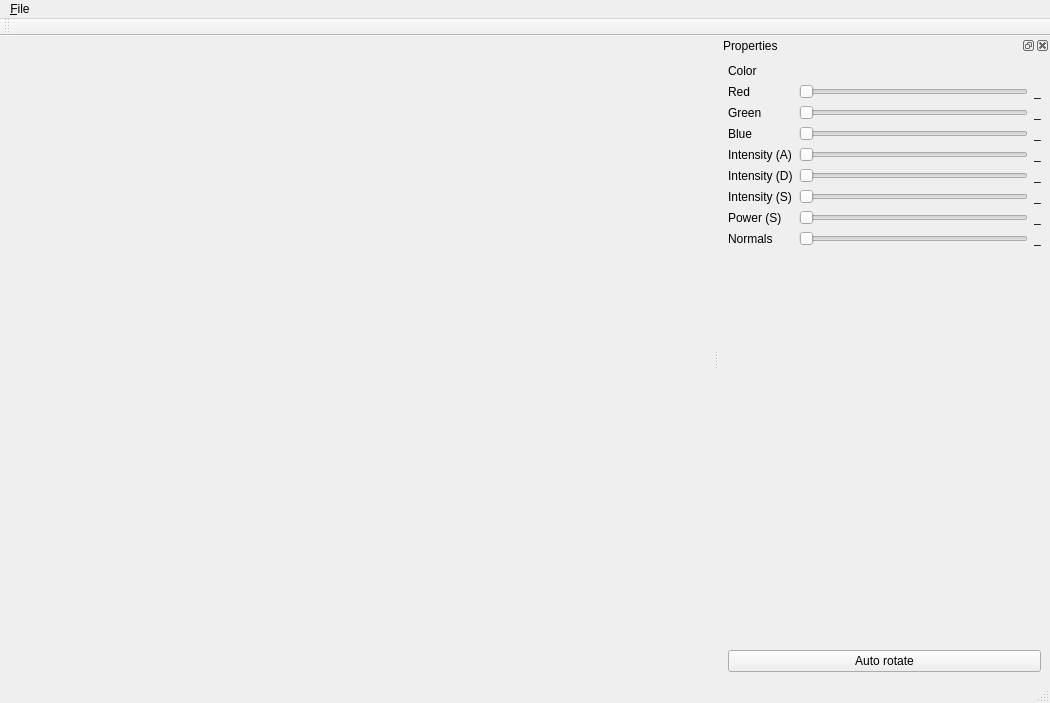
<?xml version="1.0" encoding="UTF-8"?>
<ui version="4.0">
 <class>MainWindow</class>
 <widget class="QMainWindow" name="MainWindow">
  <property name="geometry">
   <rect>
    <x>0</x>
    <y>0</y>
    <width>1050</width>
    <height>703</height>
   </rect>
  </property>
  <widget class="QWidget" name="centralwidget">
   <layout class="QGridLayout" name="gridLayout_2">
    <item row="0" column="0">
     <widget class="GLWidget" name="gl" native="true">
      <property name="sizePolicy">
       <sizepolicy hsizetype="Expanding" vsizetype="Expanding">
        <horstretch>0</horstretch>
        <verstretch>0</verstretch>
       </sizepolicy>
      </property>
     </widget>
    </item>
   </layout>
  </widget>
  <widget class="QMenuBar" name="menubar">
   <property name="geometry">
    <rect>
     <x>0</x>
     <y>0</y>
     <width>1050</width>
     <height>33</height>
    </rect>
   </property>
   <widget class="QMenu" name="menuFile">
    <property name="title">
     <string>&amp;File</string>
    </property>
    <addaction name="actionOpen"/>
    <addaction name="separator"/>
    <addaction name="actionExit"/>
   </widget>
   <addaction name="menuFile"/>
  </widget>
  <widget class="QStatusBar" name="statusbar"/>
  <widget class="QToolBar" name="toolBar">
   <property name="windowTitle">
    <string>toolBar</string>
   </property>
   <attribute name="toolBarArea">
    <enum>TopToolBarArea</enum>
   </attribute>
   <attribute name="toolBarBreak">
    <bool>false</bool>
   </attribute>
  </widget>
  <widget class="QDockWidget" name="dockWidget">
   <property name="windowTitle">
    <string>Properties</string>
   </property>
   <attribute name="dockWidgetArea">
    <number>2</number>
   </attribute>
   <widget class="QWidget" name="dockWidgetContents">
    <layout class="QGridLayout" name="gridLayout">
     <item row="2" column="1">
      <widget class="QSlider" name="sliderGreen">
       <property name="maximum">
        <number>255</number>
       </property>
       <property name="orientation">
        <enum>Qt::Horizontal</enum>
       </property>
      </widget>
     </item>
     <item row="10" column="1">
      <spacer name="verticalSpacer">
       <property name="orientation">
        <enum>Qt::Vertical</enum>
       </property>
       <property name="sizeHint" stdset="0">
        <size>
         <width>20</width>
         <height>40</height>
        </size>
       </property>
      </spacer>
     </item>
     <item row="1" column="1">
      <widget class="QSlider" name="sliderRed">
       <property name="maximum">
        <number>255</number>
       </property>
       <property name="singleStep">
        <number>1</number>
       </property>
       <property name="value">
        <number>0</number>
       </property>
       <property name="orientation">
        <enum>Qt::Horizontal</enum>
       </property>
       <property name="tickPosition">
        <enum>QSlider::NoTicks</enum>
       </property>
      </widget>
     </item>
     <item row="1" column="0">
      <widget class="QLabel" name="labelRed">
       <property name="text">
        <string>Red</string>
       </property>
      </widget>
     </item>
     <item row="3" column="1">
      <widget class="QSlider" name="sliderBlue">
       <property name="maximum">
        <number>255</number>
       </property>
       <property name="orientation">
        <enum>Qt::Horizontal</enum>
       </property>
      </widget>
     </item>
     <item row="2" column="0">
      <widget class="QLabel" name="labelGreen">
       <property name="text">
        <string>Green</string>
       </property>
      </widget>
     </item>
     <item row="3" column="0">
      <widget class="QLabel" name="labelBlue">
       <property name="text">
        <string>Blue</string>
       </property>
      </widget>
     </item>
     <item row="9" column="0" colspan="2">
      <spacer name="horizontalSpacer">
       <property name="orientation">
        <enum>Qt::Horizontal</enum>
       </property>
       <property name="sizeType">
        <enum>QSizePolicy::Minimum</enum>
       </property>
       <property name="sizeHint" stdset="0">
        <size>
         <width>300</width>
         <height>20</height>
        </size>
       </property>
      </spacer>
     </item>
     <item row="0" column="1">
      <widget class="QLabel" name="labelColorDisplay">
       <property name="sizePolicy">
        <sizepolicy hsizetype="Expanding" vsizetype="Preferred">
         <horstretch>0</horstretch>
         <verstretch>0</verstretch>
        </sizepolicy>
       </property>
       <property name="autoFillBackground">
        <bool>true</bool>
       </property>
       <property name="text">
        <string/>
       </property>
      </widget>
     </item>
     <item row="0" column="0">
      <widget class="QLabel" name="labelColor">
       <property name="text">
        <string>Color</string>
       </property>
      </widget>
     </item>
     <item row="4" column="0">
      <widget class="QLabel" name="labelAmbientIntensity">
       <property name="text">
        <string>Intensity (A)</string>
       </property>
      </widget>
     </item>
     <item row="5" column="0">
      <widget class="QLabel" name="labelDiffuseIntensity">
       <property name="text">
        <string>Intensity (D)</string>
       </property>
      </widget>
     </item>
     <item row="4" column="1">
      <widget class="QSlider" name="sliderAmbientIntensity">
       <property name="maximum">
        <number>100</number>
       </property>
       <property name="orientation">
        <enum>Qt::Horizontal</enum>
       </property>
      </widget>
     </item>
     <item row="5" column="1">
      <widget class="QSlider" name="sliderDiffuseIntensity">
       <property name="maximum">
        <number>100</number>
       </property>
       <property name="orientation">
        <enum>Qt::Horizontal</enum>
       </property>
      </widget>
     </item>
     <item row="6" column="0">
      <widget class="QLabel" name="labelSpecularIntensity">
       <property name="text">
        <string>Intensity (S)</string>
       </property>
      </widget>
     </item>
     <item row="6" column="1">
      <widget class="QSlider" name="sliderSpecularIntensity">
       <property name="maximum">
        <number>100</number>
       </property>
       <property name="orientation">
        <enum>Qt::Horizontal</enum>
       </property>
      </widget>
     </item>
     <item row="1" column="2">
      <widget class="QLabel" name="labelRedDisplay">
       <property name="text">
        <string>_</string>
       </property>
      </widget>
     </item>
     <item row="2" column="2">
      <widget class="QLabel" name="labelGreenDisplay">
       <property name="text">
        <string>_</string>
       </property>
      </widget>
     </item>
     <item row="3" column="2">
      <widget class="QLabel" name="labelBlueDisplay">
       <property name="text">
        <string>_</string>
       </property>
      </widget>
     </item>
     <item row="4" column="2">
      <widget class="QLabel" name="labelAmbientIntensityDisplay">
       <property name="text">
        <string>_</string>
       </property>
      </widget>
     </item>
     <item row="5" column="2">
      <widget class="QLabel" name="labelDiffuseIntensityDisplay">
       <property name="text">
        <string>_</string>
       </property>
      </widget>
     </item>
     <item row="6" column="2">
      <widget class="QLabel" name="labelSpecularIntensityDisplay">
       <property name="text">
        <string>_</string>
       </property>
      </widget>
     </item>
     <item row="7" column="0">
      <widget class="QLabel" name="labelSpecularPower">
       <property name="text">
        <string>Power (S)</string>
       </property>
      </widget>
     </item>
     <item row="7" column="1">
      <widget class="QSlider" name="sliderSpecularPower">
       <property name="minimum">
        <number>1</number>
       </property>
       <property name="maximum">
        <number>1024</number>
       </property>
       <property name="orientation">
        <enum>Qt::Horizontal</enum>
       </property>
      </widget>
     </item>
     <item row="7" column="2">
      <widget class="QLabel" name="labelSpecularPowerDisplay">
       <property name="text">
        <string>_</string>
       </property>
      </widget>
     </item>
     <item row="11" column="0" colspan="3">
      <widget class="QPushButton" name="pushButtonAutoRotate">
       <property name="sizePolicy">
        <sizepolicy hsizetype="Expanding" vsizetype="Fixed">
         <horstretch>0</horstretch>
         <verstretch>0</verstretch>
        </sizepolicy>
       </property>
       <property name="text">
        <string>Auto rotate</string>
       </property>
       <property name="checkable">
        <bool>true</bool>
       </property>
       <property name="checked">
        <bool>false</bool>
       </property>
      </widget>
     </item>
     <item row="8" column="1">
      <widget class="QSlider" name="sliderNormalLength">
       <property name="minimum">
        <number>0</number>
       </property>
       <property name="maximum">
        <number>200</number>
       </property>
       <property name="orientation">
        <enum>Qt::Horizontal</enum>
       </property>
      </widget>
     </item>
     <item row="8" column="0">
      <widget class="QLabel" name="labelNormalLength">
       <property name="text">
        <string>Normals</string>
       </property>
      </widget>
     </item>
     <item row="8" column="2">
      <widget class="QLabel" name="labelNormalLengthDisplay">
       <property name="text">
        <string>_</string>
       </property>
      </widget>
     </item>
    </layout>
   </widget>
  </widget>
  <action name="actionExit">
   <property name="text">
    <string>Exit</string>
   </property>
   <property name="shortcut">
    <string>Ctrl+Q</string>
   </property>
  </action>
  <action name="actionOpen">
   <property name="text">
    <string>Open</string>
   </property>
   <property name="shortcut">
    <string>Ctrl+O</string>
   </property>
  </action>
  <action name="actionBasic">
   <property name="text">
    <string>basic</string>
   </property>
  </action>
  <action name="actionSimple">
   <property name="text">
    <string>simple</string>
   </property>
  </action>
  <action name="actionTutorial">
   <property name="text">
    <string>tutorial</string>
   </property>
  </action>
 </widget>
 <customwidgets>
  <customwidget>
   <class>GLWidget</class>
   <extends>QWidget</extends>
   <header>ui/GLWidget.h</header>
   <container>1</container>
  </customwidget>
 </customwidgets>
 <resources>
  <include location="../resources/3dview.qrc"/>
 </resources>
 <connections/>
</ui>
